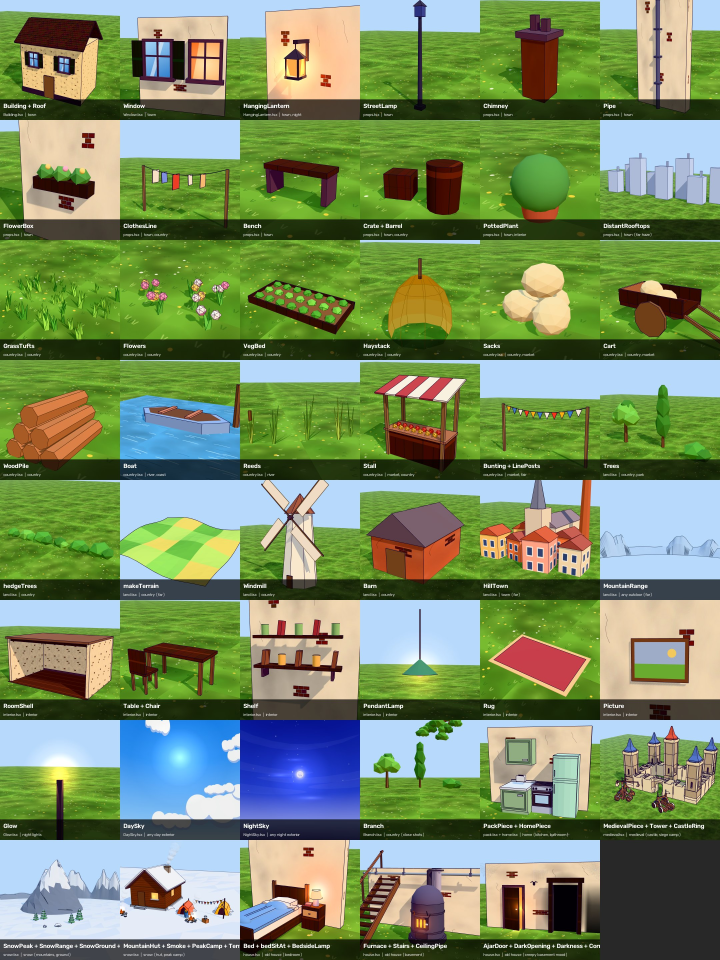
#> input picture references/sets/kit_catalog.jpg, 2160 x 2880 px (shown at 1/3 size)
$ python -i visual_analysis.py   (imports and definitions only)
#> lines starting #> are read from the running program, lines starting #| are printed output that depends on the picture
"""Measure the visual style of each reference video.

Usage: python -I tools/visual_analysis.py <references_dir> [--workers 4]

For every <references>/videos/<id>.mp4 writes
    <references>/analysis/visual/<id>.json   per-frame summary, shots, palettes
    <references>/analysis/contact_sheets/<id>.jpg

Metrics (all measured, never guessed):
- scene changes: Bhattacharyya distance between HSV histograms. A change is a
  peak of the distance between frame j and frame j-LAG (robust to camera motion,
  catches dissolves). Its length = consecutive frames where the frame-to-frame
  distance stays high: <= HARD_MAX_FRAMES frames -> "hard cut", longer -> "dissolve".
- camera motion: Lucas-Kanade feature tracking + RANSAC similarity transform
  per frame -> pan (x/y), zoom (scale), roll, plus jitter (shake).
  "subject motion" = residual motion of tracked points not explained by the camera.
- tone: luma mean / std / p5 / p95 (BT.709, 0-255), HSV saturation (0-1),
  Hasler-Susstrunk colorfulness.
- palette: k-means in Lab on 3 frames per shot (k=5) and per video (k=8).
"""
import argparse
import json
import math
import re
import subprocess
from concurrent.futures import ProcessPoolExecutor
from pathlib import Path

import cv2
import numpy as np

SMALL_W, SMALL_H = 180, 320          # analysis resolution (9:16)
LAG = 8                              # frames compared across a transition
CHANGE_MIN = 0.30                    # Bhattacharyya distance (frame j vs j-LAG) for a scene change
CHANGE_RATIO = 2.0                   # ...and at least this x the local median
HARD_MAX_FRAMES = 2                  # transitions this short count as hard cuts
MIN_SHOT_S = 0.4
THUMB_W, THUMB_H = 225, 400
SHEET_COLS, SHEET_ROWS = 4, 4


def hexcolor(bgr):
    b, g, r = (int(round(c)) for c in bgr)
    return f"#{r:02x}{g:02x}{b:02x}"


def tone(frame):
    f = frame.astype(np.float32)
    b, g, r = f[..., 0], f[..., 1], f[..., 2]
    y = 0.2126 * r + 0.7152 * g + 0.0722 * b
    hsv = cv2.cvtColor(frame, cv2.COLOR_BGR2HSV)
    rg, yb = r - g, 0.5 * (r + g) - b
    colorful = math.hypot(rg.std(), yb.std()) + 0.3 * math.hypot(rg.mean(), yb.mean())
    p5, p95 = np.percentile(y, [5, 95])
    return {"luma": float(y.mean()), "contrast": float(y.std()), "p5": float(p5), "p95": float(p95),
            "sat": float(hsv[..., 1].mean() / 255), "colorful": float(colorful)}


def camera_motion(prev_gray, gray):
    """Return (dx, dy, log_scale, roll, subject) in fractions of frame width, or None."""
    pts = cv2.goodFeaturesToTrack(prev_gray, maxCorners=250, qualityLevel=0.01, minDistance=5)
    if pts is None or len(pts) < 12:
        return None
    nxt, st, _ = cv2.calcOpticalFlowPyrLK(prev_gray, gray, pts, None, winSize=(15, 15), maxLevel=3)
    ok = st.ravel() == 1
    p0, p1 = pts[ok].reshape(-1, 2), nxt[ok].reshape(-1, 2)
    if len(p0) < 12:
        return None
    m, inl = cv2.estimateAffinePartial2D(p0, p1, method=cv2.RANSAC, ransacReprojThreshold=1.0)
    if m is None:
        return None
    cx, cy = SMALL_W / 2, SMALL_H / 2
    c = m @ np.array([cx, cy, 1.0])
    scale = math.hypot(m[0, 0], m[1, 0])
    pred = p0 @ m[:, :2].T + m[:, 2]
    subject = float(np.median(np.linalg.norm(p1 - pred, axis=1)))
    return ((c[0] - cx) / SMALL_W, (c[1] - cy) / SMALL_W, math.log(scale),
            math.atan2(m[1, 0], m[0, 0]), subject / SMALL_W)


# [57 lines left out: functions kmeans_palette, loudness, classify_shot, not called in this run]


def analyze(path, out_dir):
#> called with path = '../references/sets/kit_catalog.jpg', out_dir = 'out.png'
    path = Path(path)
    vid = path.stem
    cap = cv2.VideoCapture(str(path))
    fps = cap.get(cv2.CAP_PROP_FPS) or 30.0
    n_total = int(cap.get(cv2.CAP_PROP_FRAME_COUNT))
    width, height = int(cap.get(cv2.CAP_PROP_FRAME_WIDTH)), int(cap.get(cv2.CAP_PROP_FRAME_HEIGHT))
    step = 2 if fps > 40 else 1
    eff_fps = fps / step

    idx_list, hists, pix, tones, cams = [], [], [], [], []
    prev_gray = None
    i = 0
    while True:
        if not cap.grab():
            break
        if i % step == 0:
            _, frame = cap.retrieve()
#> frame is the input picture: shape (2880, 2160, 3); mean B, G, R 99.6, 140.2, 119.7
            small = cv2.resize(frame, (SMALL_W, SMALL_H), interpolation=cv2.INTER_AREA)
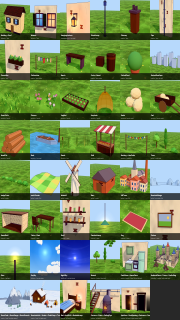
#> small: shape (320, 180, 3); mean B, G, R 99.6, 140.2, 119.7
            hsv = cv2.cvtColor(small, cv2.COLOR_BGR2HSV)
#> hsv: shape (320, 180, 3); mean H, S, V 55.2, 135.8, 158.1
            h = cv2.calcHist([hsv], [0, 1, 2], None, [16, 8, 8], [0, 180, 0, 256, 0, 256])
            cv2.normalize(h, h)
            gray = cv2.cvtColor(small, cv2.COLOR_BGR2GRAY)
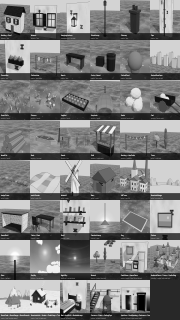
#> gray: shape (320, 180); min 1, max 255, mean 129.5
            pix.append(float(np.abs(gray.astype(np.int16) - prev_gray).mean()) if prev_gray is not None else 0.0)
            cams.append(camera_motion(prev_gray, gray) if prev_gray is not None else None)
            idx_list.append(i)
            hists.append(h)
            tones.append(tone(small))
#> in tone, `b, g, r = f[..., 0], f[..., 1], f[..., 2]`:
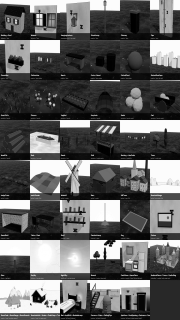
#> b: shape (320, 180) float32; min 0, max 255, mean 99.6
#> in tone, `b, g, r = f[..., 0], f[..., 1], f[..., 2]`:
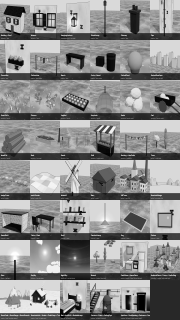
#> g: shape (320, 180) float32; min 0, max 255, mean 140.2
#> in tone, `b, g, r = f[..., 0], f[..., 1], f[..., 2]`:
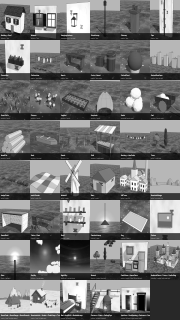
#> r: shape (320, 180) float32; min 2, max 255, mean 119.7
#> in tone, `rg, yb = r - g, 0.5 * (r + g) - b`:
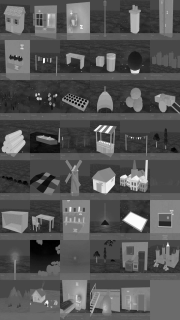
#> rg: shape (320, 180) float32; min -102, max 140, mean -20.5; drawn with min black and max white
#> in tone, `rg, yb = r - g, 0.5 * (r + g) - b`:
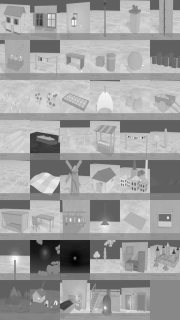
#> yb: shape (320, 180) float32; min -180, max 157, mean 30.3; drawn with min black and max white
#> in tone, `colorful = math.hypot(rg.std(), yb.std()) + 0.3 * math.hypot(rg.mean()..`: colorful = 80.47
#> in tone, `p5, p95 = np.percentile(y, [5, 95])`: p5 = 34.07; p95 = 213.5
            prev_gray = gray
        i += 1
    cap.release()
    n = len(idx_list)
    duration = (idx_list[-1] + step) / fps if n else 0

    # --- scene changes (hard cuts and dissolves)
    lag = max(2, LAG // step)
    bh = lambda a, b: cv2.compareHist(hists[a], hists[b], cv2.HISTCMP_BHATTACHARYYA)
    d1 = np.array([0.0] + [bh(j - 1, j) for j in range(1, n)])
    dk = np.array([bh(max(0, j - lag), j) for j in range(n)])
    win = max(lag, int(eff_fps * 1.5))
    base1 = np.median(d1[1:]) if n > 1 else 0
    transitions = []
    for j in range(lag, n):
        lo, hi = max(0, j - lag), min(n, j + lag + 1)
        if dk[j] < CHANGE_MIN or dk[j] < dk[lo:hi].max():
            continue
        if dk[j] < CHANGE_RATIO * max(np.median(dk[max(0, j - win): j + win + 1]), 0.02):
            continue
        c = j - lag + 1 + int(np.argmax(d1[j - lag + 1: j + 1]))    # sharpest frame inside the window
        thr = max(0.5 * d1[c], 1.5 * base1)
        a = c
        while a - 1 > 0 and d1[a - 1] >= thr:
            a -= 1
        b = c
        while b + 1 < n and d1[b + 1] >= thr:
            b += 1
        frames = (b - a + 1) * step
        if transitions and (c - transitions[-1]["j"]) / eff_fps < MIN_SHOT_S:
            continue
        transitions.append({"j": c, "t": round(idx_list[c] / fps, 3), "frames": frames,
                            "dur_s": round(frames / fps, 3), "strength": round(float(dk[j]), 3),
                            "kind": "hard-cut" if frames <= HARD_MAX_FRAMES else "dissolve"})
    cuts = [tr["j"] for tr in transitions]
    s = dk

    bounds = [0] + cuts + [n]
    in_transition = np.zeros(n, bool)
    for tr in transitions:
        half_len = tr["frames"] // step // 2 + 1
        in_transition[max(0, tr["j"] - half_len): tr["j"] + half_len + 1] = True
    shots = []
    for si, (a, b) in enumerate(zip(bounds[:-1], bounds[1:])):
        t0, t1 = idx_list[a] / fps, (idx_list[b - 1] + step) / fps
        dur = t1 - t0
        cam = [cams[j] for j in range(a + 1, b) if cams[j] is not None and not in_transition[j]]
        tn = tones[a:b]
        shot = {"start": round(t0, 3), "end": round(t1, 3), "dur": round(dur, 3),
                "enter": transitions[si - 1]["kind"] if si else None,
                "pixel_change": round(float(np.mean(pix[a + 1:b])) if b > a + 1 else 0.0, 2),
                **{k: round(float(np.mean([t[k] for t in tn])), 3) for k in tn[0]},
                **classify_shot(cam, dur)}
        shots.append(shot)

    # --- second pass: palette frames (25/50/75% of each shot) + contact-sheet frames
    want = {}
    for si, (a, b) in enumerate(zip(bounds[:-1], bounds[1:])):
        for q in (0.25, 0.5, 0.75):
            want.setdefault(idx_list[min(b - 1, a + int((b - a) * q))], []).append(("pal", si))
    sheet_n = SHEET_COLS * SHEET_ROWS
    for k in range(sheet_n):
        fi = min(n_total - 1, int((k + 0.5) / sheet_n * idx_list[-1]))
        want.setdefault(fi, []).append(("sheet", k))
    pal_px = {si: [] for si in range(len(shots))}
    thumbs = {}
    cap = cv2.VideoCapture(str(path))
    i, last = 0, max(want)
    while i <= last and cap.grab():
        if i in want:
            _, frame = cap.retrieve()
            for kind, key in want[i]:
                if kind == "pal":
                    pal_px[key].append(cv2.resize(frame, (90, 160), interpolation=cv2.INTER_AREA).reshape(-1, 3))
                else:
                    thumbs[key] = (i / fps, cv2.resize(frame, (THUMB_W, THUMB_H), interpolation=cv2.INTER_AREA))
        i += 1
    cap.release()

    rng = np.random.default_rng(0)
    pooled = []
    for si, shot in enumerate(shots):
        px = np.concatenate(pal_px[si]) if pal_px[si] else np.zeros((1, 3), np.uint8)
        shot["palette"] = kmeans_palette(px, 5)
        pooled.append(px[rng.choice(len(px), min(len(px), 3000), replace=False)])
    video_palette = kmeans_palette(np.concatenate(pooled), 8)

    # --- contact sheet: 4x4 thumbnails + one palette column per shot (width ~ duration)
    sheet = np.full((SHEET_ROWS * THUMB_H + 140, SHEET_COLS * THUMB_W, 3), 20, np.uint8)
    for k, (t, th) in thumbs.items():
        r, c = divmod(k, SHEET_COLS)
        y0, x0 = r * THUMB_H, c * THUMB_W
        sheet[y0:y0 + THUMB_H, x0:x0 + THUMB_W] = th
        shot_no = next(si for si, sh in enumerate(shots) if sh["start"] <= t < sh["end"] + 1e-6) if shots else 0
        label = f"{t:5.1f}s  shot {shot_no + 1}"
        cv2.rectangle(sheet, (x0, y0), (x0 + 150, y0 + 22), (0, 0, 0), -1)
        cv2.putText(sheet, label, (x0 + 4, y0 + 16), cv2.FONT_HERSHEY_SIMPLEX, 0.45, (255, 255, 255), 1, cv2.LINE_AA)
    y0, total_w = SHEET_ROWS * THUMB_H + 10, sheet.shape[1]
    x = 0.0
    for shot in shots:
        w = shot["dur"] / duration * total_w
        yy = y0
        for col in shot["palette"]:
            h = col["share"] * 100
            rgb = tuple(int(col["hex"][j:j + 2], 16) for j in (1, 3, 5))
            cv2.rectangle(sheet, (int(x), int(yy)), (int(x + w) - 1, int(yy + h)), rgb[::-1], -1)
            yy += h
        x += w
    cv2.putText(sheet, f"{vid}  {len(shots)} shots / {duration:.1f}s  (palette strip: 1 column per shot)",
                (6, sheet.shape[0] - 10), cv2.FONT_HERSHEY_SIMPLEX, 0.45, (230, 230, 230), 1, cv2.LINE_AA)
    sheets = out_dir / "contact_sheets"
    sheets.mkdir(parents=True, exist_ok=True)
    cv2.imwrite(str(sheets / f"{vid}.jpg"), sheet, [cv2.IMWRITE_JPEG_QUALITY, 82])

    durs = np.array([sh["dur"] for sh in shots])
    tv = {k: [t[k] for t in tones] for k in tones[0]}
    moves = [sh["move"] for sh in shots]
    result = {
        "id": vid, "width": width, "height": height, "fps": round(fps, 3), "duration": round(duration, 3),
        "n_shots": len(shots), "cuts_per_min": round(len(cuts) / duration * 60, 1),
        "transitions": {"hard_cut": sum(t["kind"] == "hard-cut" for t in transitions),
                        "dissolve": sum(t["kind"] == "dissolve" for t in transitions),
                        "dissolve_frames_median": float(np.median([t["frames"] for t in transitions
                                                                    if t["kind"] == "dissolve"] or [0])),
                        "list": [{k: v for k, v in t.items() if k != "j"} for t in transitions]},
        "shot_len": {"mean": round(float(durs.mean()), 3), "median": round(float(np.median(durs)), 3),
                     "min": round(float(durs.min()), 3), "max": round(float(durs.max()), 3)},
        "first_cut_s": shots[1]["start"] if len(shots) > 1 else None,
        "cuts_first_3s": sum(1 for sh in shots[1:] if sh["start"] < 3),
        "tone": {k: {"mean": round(float(np.mean(v)), 3), "std": round(float(np.std(v)), 3)} for k, v in tv.items()},
        "camera_moves": {m: moves.count(m) for m in sorted(set(moves))},
        "video_palette": video_palette,
        "audio": loudness(path),
        "shots": shots,
    }
    vis = out_dir / "visual"
    vis.mkdir(parents=True, exist_ok=True)
    (vis / f"{vid}.json").write_text(json.dumps(result, indent=1), encoding="utf-8")
    return f"{vid}: {len(shots)} shots, {duration:.1f}s"


# [14 lines left out: function main, not called in this run]


# [2 lines not run here, left out]

>>> result = analyze('../references/sets/kit_catalog.jpg', 'out.png')

$ run again, on references/sets/kit_home.jpg
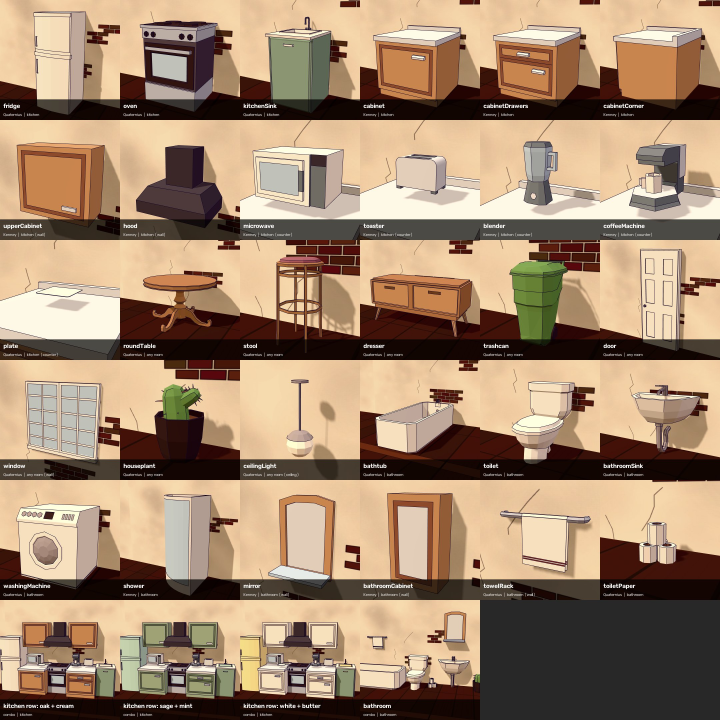
#> input picture references/sets/kit_home.jpg, 2160 x 2160 px (shown at 1/3 size)
#> in analyze, frame is the input picture: shape (2160, 2160, 3); mean B, G, R 109.5, 134.9, 161.1
#> hsv: shape (320, 180, 3); mean H, S, V 17.8, 97, 161.4
#> in tone, `rg, yb = r - g, 0.5 * (r + g) - b`:
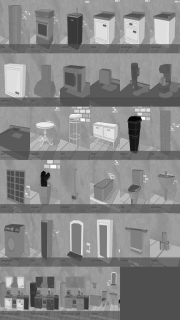
#> rg: shape (320, 180) float32; min -37, max 82, mean 26.2; drawn with min black and max white
#> in tone, `rg, yb = r - g, 0.5 * (r + g) - b`:
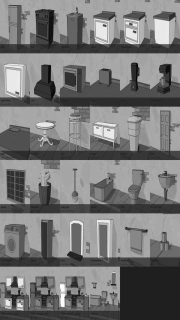
#> yb: shape (320, 180) float32; min -14, max 98, mean 38.5; drawn with min black and max white
#> colorful = 43.04
#> p5 = 7.76; p95 = 221.5

$ run again, on references/sets/kit_medieval.jpg
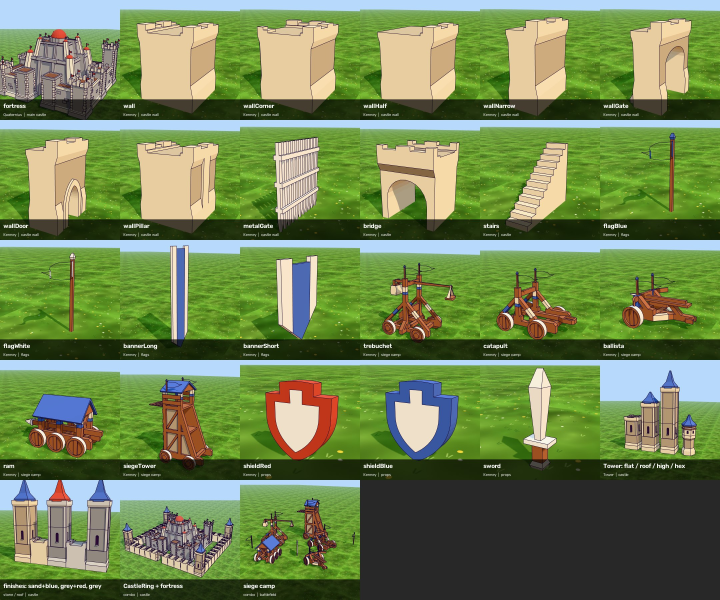
#> input picture references/sets/kit_medieval.jpg, 2160 x 1800 px (shown at 1/3 size)
#> in analyze, frame is the input picture: shape (1800, 2160, 3); mean B, G, R 81.2, 131.9, 111.1
#> hsv: shape (320, 180, 3); mean H, S, V 42.4, 125.9, 141.8
#> in tone, `rg, yb = r - g, 0.5 * (r + g) - b`:
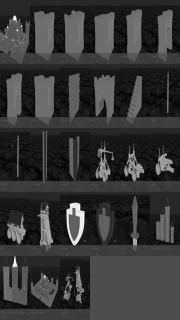
#> rg: shape (320, 180) float32; min -68, max 152, mean -20.8; drawn with min black and max white
#> in tone, `rg, yb = r - g, 0.5 * (r + g) - b`:
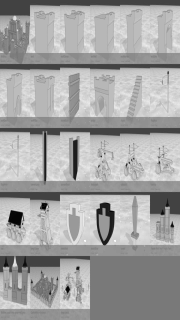
#> yb: shape (320, 180) float32; min -114.5, max 126, mean 40.3; drawn with min black and max white
#> colorful = 68.2
#> p5 = 36.86; p95 = 212.3

$ run again, on references/sets/kit_snow.jpg
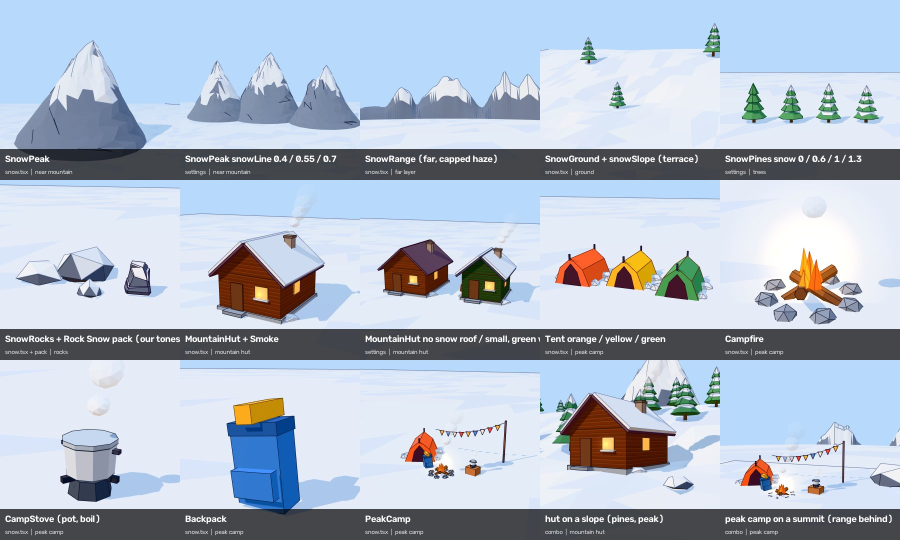
#> input picture references/sets/kit_snow.jpg, 1800 x 1080 px (shown at 1/2 size)
#> in analyze, frame is the input picture: shape (1080, 1800, 3); mean B, G, R 202.8, 187.4, 176
#> hsv: shape (320, 180, 3); mean H, S, V 104.3, 45.7, 207.4
#> in tone, `rg, yb = r - g, 0.5 * (r + g) - b`:
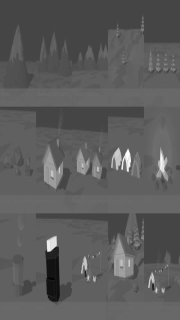
#> yb: shape (320, 180) float32; min -149, max 204.5, mean -21.1; drawn with min black and max white
#> colorful = 43.57
#> p5 = 68.08; p95 = 237.2
